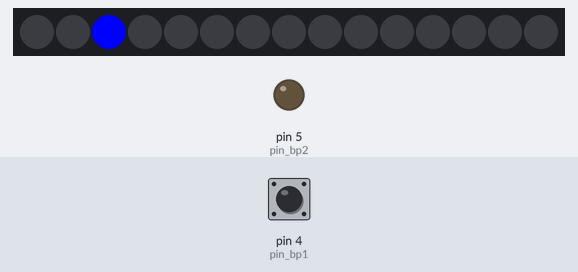
A sketch run on a simulated Arduino Uno, built with avr-gcc and run on an emulated ATmega328P. On the bench: 15 RGB LEDs in strip order, left to right, output pins drawn as LEDs (lit = HIGH). The inputs (shaded band) are chosen by the test bench; at power-on: pin 4 (pin_bp1) HIGH.

Above: at 1.2 s.
1.3 s: pin 4 (pin_bp1) pulled LOW for 0.15 s
At 1.6 s:
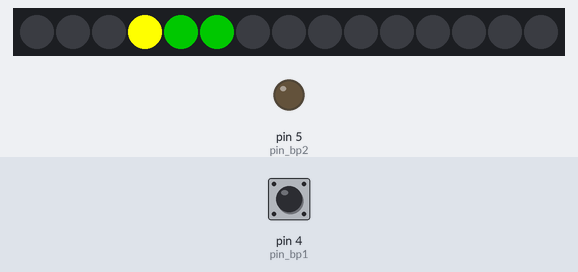
2.0 s: pin 4 (pin_bp1) pulled LOW for 3.2 s
At 4.02 s:
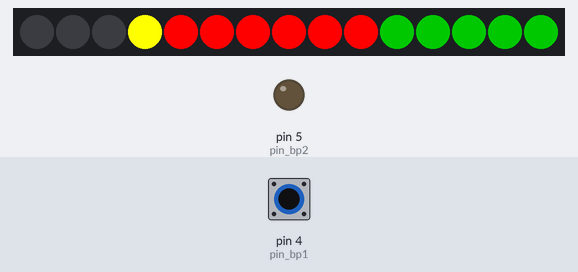
5.8 s: pin 4 (pin_bp1) pulled LOW for 1 s
At 6.94 s:
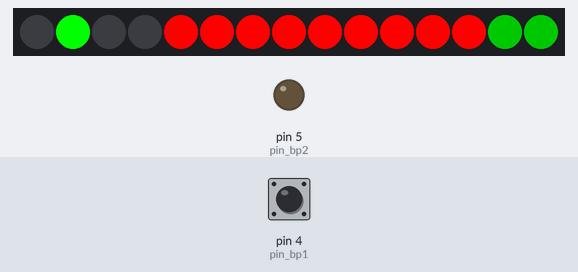
7.4 s: pin 4 (pin_bp1) pulled LOW for 3.2 s
At 8.7 s:
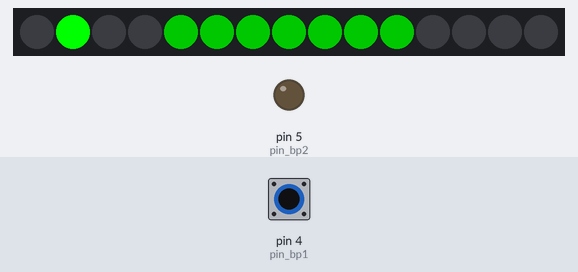
11.2 s: pin 4 (pin_bp1) pulsed LOW 5 times (0.12 s each, 0.3 s apart)
At 13.75 s:
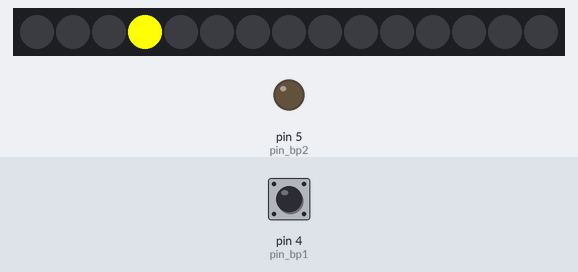

The sketch:

Proton_Pack.ino
```cpp
#include <Adafruit_NeoPixel.h>

#define t0 millis()

#define nb_led 15 // nonbre de led 0 à 3 les 4 leds du backpack, 4 à 14 état de charge du Proton_Pack
#define pin_led 3 // broche data des leds néopixel ws2812
#define pin_bp1 4 // bouton tir
#define pin_bp2 5 // masse du bouton

Adafruit_NeoPixel pixels(nb_led, pin_led, NEO_GRB + NEO_KHZ800); // prépare le ruban de led


int mled_4, led_4; // variables pour les 4 leds du backpack
long c4[] = {0xff0000, 0x00ff00, 0x0000ff, 0xffff00}; // couleurs des 4 leds du backpack
int v1 = 500; // vitesse de défilement des 4 leds du backpack

int Proton_Pack = 0; // état du Proton_Pack, 0=attente, 1=chargement,2=attente de tir, 3=tir en cour
int pos;  // position de la led à allumer ou à éteindre du Proton_Pack
int v2 = 200; // vitesse de défilement pendant le chargement du Proton_Pack
int v3 = 10;  // vitesse de défilement pendant le tir Proton_Pack
int intencite; // pour la varialion de lumière en attente de tir
int i_max = 100; // intencité maxi
int dir = 1; // sens de la variation + ou -

unsigned long t1; // tempo

void setup() {

  pinMode(pin_bp1,INPUT_PULLUP); // bouton armement
  pinMode(pin_bp2,OUTPUT); // bouton de tir

  pixels.begin(); // initialise le ruban de led

  pixels.clear(); // Set all pixel colors to 'off'
  pixels.show();   // Send the updated pixel colors to the hardware.
}

void loop() {

  ////////////////////////////////////  animation des 4 leds du backpack  //////////////////////////////
  led_4 = (t0 / v1)%4; // calcul de la led à allumer (0,1,2 ou 3 en fonction du temps)
  if (led_4 != mled_4){ // si une nouvelle led doit être allumée (toute les v1 (500ms))
    pixels.setPixelColor(mled_4 , 0x000000); // eteint la led mémorisé dans mled_4
    pixels.setPixelColor(led_4 , c4[led_4]); // allume la led en position led_4 avec la couleur correspondente
    mled_4 = led_4;  // mémorise la led allumée pour l'éteindre par la suite
  }

  /////////////////////////////////////  animation du Proton_Pack (fusil) ///////////////////////////////////////
  if (Proton_Pack == 0){ // attente de chargement
    if (!digitalRead(pin_bp1) ){ // si appuis sur le  bouton
    Proton_Pack = 1; // chargement en cours
    pos = 4; // 1ere led à allumer
    }
  }
  else if (Proton_Pack == 1){  // recharge en cours
    if (  t0 > t1 ){ // si la tempo t1 est finie
      t1 = t0 + v2; // réarme la tempo à V2 (200ms)
      pixels.setPixelColor(pos ,0,i_max,0 );
      pos++;      // led suivante
      if( pos > nb_led ) {// si toute les led sont allumée => attente de tir
        Proton_Pack = 2;
        intencite = i_max;
      }
    }
  }
  else if (Proton_Pack == 2){// attente de tir
    if ( !digitalRead(pin_bp1) ){  // si appuis sur le bouton
      Proton_Pack = 3; // tir en cours
      pos = 4;// 1ere led à éteindre
    }
    if (t0>t1){ // atente tempo 1
      t1 = t0 + 10; // init tempo 1 à 10ms
      if (intencite <20 or intencite > i_max) dir = -dir; // on inverse la variation
      for (int i=4; i<nb_led; i++) pixels.setPixelColor(i , 0 ,intencite, 0 ); // ajuste la couleur de toutes les leds
      intencite += dir; // modifi l'intencité
    }
  }
  else if (Proton_Pack == 3){// tir en cours
    if ( t0 > t1 ){ // si la tempo t1 est finie
      t1 = t0 + v3*3; // réarme la tempo à V3 (10ms)
      pixels.setPixelColor(pos , 0xff0000 ); // éteind la led
      pos++; // led suivante
      if(pos == nb_led) {// si toutes les leds sont éteintes => attente de chargement
        Proton_Pack = 4;
        pos = 4;
      }
    }
  }
  else if (Proton_Pack == 4){// tir en cours
    if ( t0 > t1 ){ // si la tempo t1 est finie
      t1 = t0 + v3; // réarme la tempo à V3 (10ms)
      pixels.setPixelColor(pos , 0 ); // éteind la led
      pixels.setPixelColor(pos + 1, 0xffffff );// allume en blanc la led suivante
      pos++; // led suivante
      if(pos == nb_led+1) Proton_Pack = 0; // si toutes les leds sont éteintes => attente de chargement
    }
  }

  pixels.show(); // raffraichit le ruban de led

}
```

Measured:
- after the input at 1.3 s, the LEDs: first change at once (image 1 shows a later state)
- after the input at 2.0 s, the LEDs: first differ from a run without the input after 1.9 s (image 2)
- after the input at 7.4 s, the LEDs: first change at once (image 4 shows a later state)
- what the display in image 5 shows lasts 0.5 s, from 13.5 s to 14.0 s
